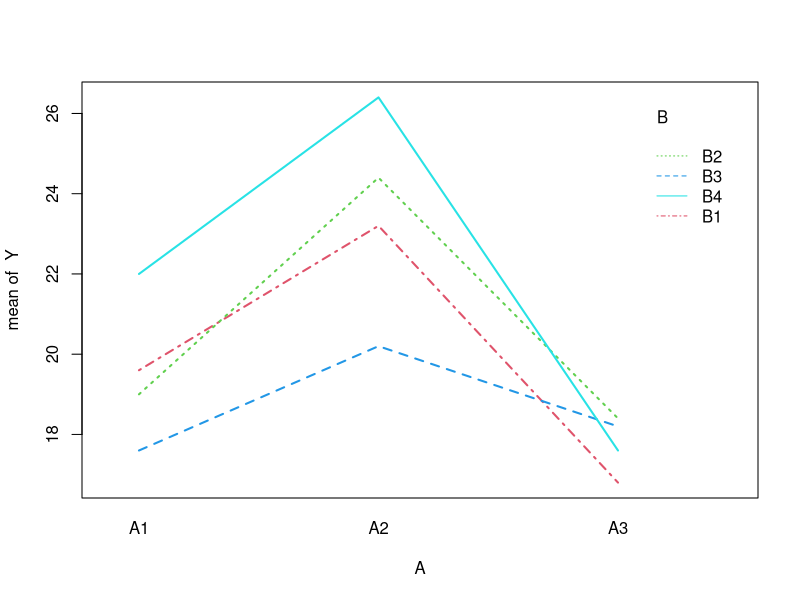

This chart was generated by the following R code:
tree<-data.frame(
    Y=c(23, 25, 21, 14, 15, 20, 17, 11, 26, 21, 
        16, 19, 13, 16, 24, 20, 21, 18, 27, 24,
        28, 30, 19, 17, 22, 26, 24, 21, 25, 26,
        19, 18, 19, 20, 25, 26, 26, 28, 29, 23,
        18, 15, 23, 18, 10, 21, 25, 12, 12, 22, 
        19, 23, 22, 14, 13, 22, 13, 12, 22, 19),
    A=gl(3,20,60, labels= paste("A", 1:3, sep="")),
    B=gl(4,5,60, labels= paste("B", 1:4, sep=""))
)
tree.aov <- aov(Y ~ A+B+A:B, data=tree)
summary(tree.aov)

attach(tree)
tapply(Y, A, mean)
tapply(Y, B, mean)
matrix(tapply(Y, A:B, mean), nr=3, nc=4, byrow=T,
       dimnames=list(levels(A), levels(B)))
interaction.plot(A, B, Y, lwd=2, col=2:5) 
detach(tree)